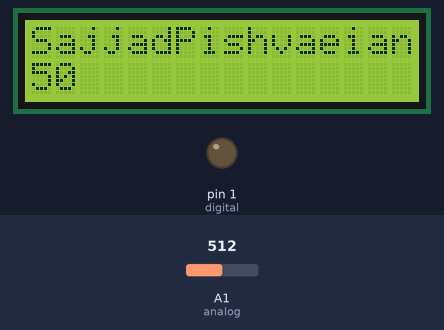
Bench run of a sketch on a simulated Arduino Uno, built with avr-gcc and run on an emulated ATmega328P. On the bench: 16×2 character LCD, output pins drawn as LEDs (lit = HIGH). The inputs (shaded band) are chosen by the test bench; at power-on: A1 (analog) = 512.

Above: at 1.2 s.
1.3 s: A1 (analog) set to 535
At 2.0 s:
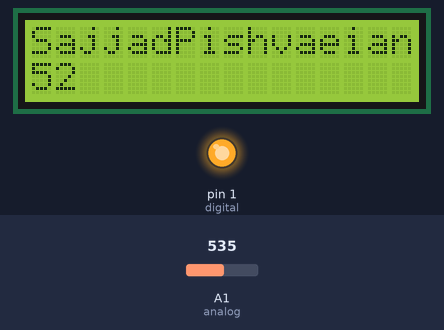
2.8 s: A1 (analog) set to 511
At 3.1 s:
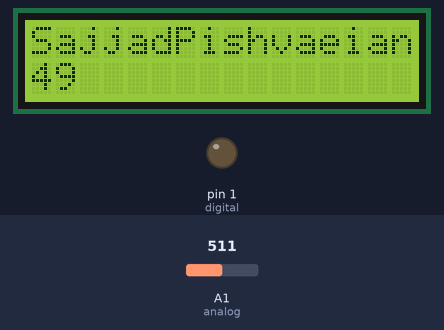
4.3 s: A1 (analog) set to 306
At 5.5 s:
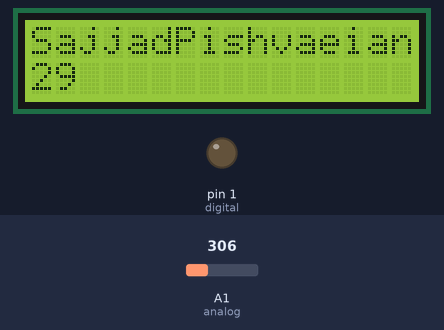
Timing chart, 0 to 7.3 s (numbered marks = the images above; inputs shaded):
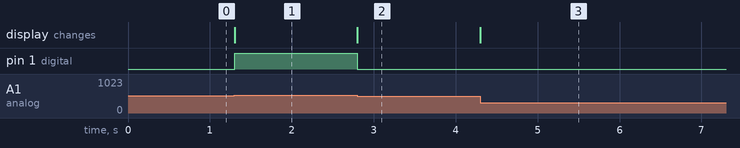

The sketch:

LDR_LED.ino
```cpp
#include <LiquidCrystal.h>
const int rs = 12, en = 11, d4 = 5, d5 = 4, d6 = 3, d7 = 2;
LiquidCrystal lcd(rs, en, d4, d5, d6, d7);
int analog = A1;
int digital  = 1;
int value = 0;

void setup() {
  // put your setup code here, to run once:
  lcd.begin(16, 2);
  lcd.print("SajjadPishvaeian9531015");
  pinMode(digital, OUTPUT);

}


void loop() {
  // put your main code here, to run repeatedly:
  value = analogRead(analog);
  lcd.setCursor(0, 1);
  value = ((float)value/ 1023.0 )* 100.0 ;
  lcd.print(value);

  if (value > 50) {
    digitalWrite(digital, HIGH);
  }
  else {
    digitalWrite(digital, LOW);
  }
}
```

Measured:
- the behaviour switches between 521 and 522 on A1 (analog) (found by bisection; images 0 and 1)
- after the input at 1.3 s, pin 1 (digital): LOW → HIGH at once; the display: changes at once (image 1)
- after the input at 2.8 s, pin 1 (digital): HIGH → LOW at once; the display: changes at once (image 2)
- after the input at 4.3 s, the display: changes at once (image 3)
